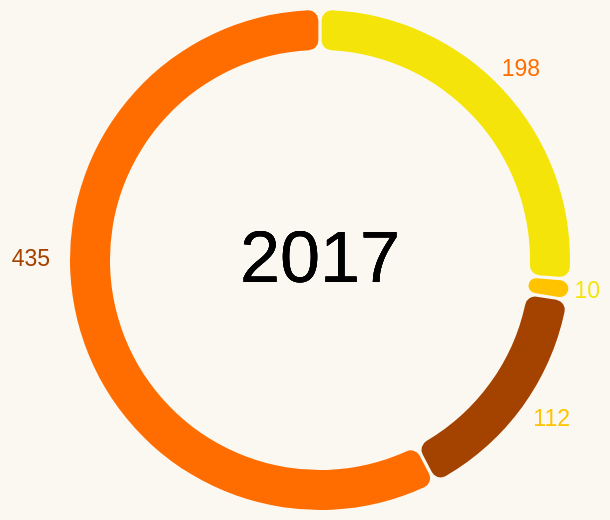

Vega-Lite specification for this chart:
### Vega-Lite specification from a JSON file in a GitHub repository (floating-point values rounded to 4 significant figures)
{"$schema": "https://vega.github.io/schema/vega-lite/v5.json", "width": 250, "height": 250, "background": "#FBF8F1", "data": {"values": [{"Comfortability": "Physical health", "Count": 435}, {"Comfortability": "Mental health", "Count": 10}, {"Comfortability": "Both", "Count": 198}, {"Comfortability": "Neither", "Count": 112}]}, "config": {"legend": {"disable": true}}, "layer": [{"mark": {"type": "arc", "padAngle": 0.01, "innerRadius": 105, "cornerRadius": 5}, "encoding": {"theta": {"field": "Count", "type": "quantitative"}, "color": {"field": "Comfortability", "type": "nominal", "scale": {"range": ["#F4E409", "#FFC300", "#A44200", "#FF6D00"]}}, "tooltip": [{"field": "Comfortability", "type": "nominal", "title": "Comfortability in sharing"}, {"field": "Count", "type": "quantitative", "title": "Count"}]}}, {"mark": {"type": "text", "align": "center", "baseline": "middle", "fontSize": 36}, "encoding": {"text": {"value": "2017"}}}, {"mark": {"type": "text", "align": "right", "dx": 140, "dy": 16, "fontSize": 11.5}, "encoding": {"text": {"field": "Count", "type": "quantitative"}, "color": {"value": "#F4E409"}, "opacity": {"condition": {"test": "datum['Comfortability'] == 'Mental health'", "value": 1}, "value": 0}}}, {"mark": {"type": "text", "align": "right", "dx": 125, "dy": 80, "fontSize": 11.5}, "encoding": {"text": {"field": "Count", "type": "quantitative"}, "color": {"value": "#FFC300"}, "opacity": {"condition": {"test": "datum['Comfortability'] == 'Neither'", "value": 1}, "value": 0}}}, {"mark": {"type": "text", "align": "right", "dx": -135, "fontSize": 11.5}, "encoding": {"text": {"field": "Count", "type": "quantitative"}, "color": {"value": "#A44200"}, "opacity": {"condition": {"test": "datum['Comfortability'] == 'Physical health'", "value": 1}, "value": 0}}}, {"mark": {"type": "text", "align": "right", "dx": 110, "dy": -95, "fontSize": 11.5}, "encoding": {"text": {"field": "Count", "type": "quantitative"}, "color": {"value": "#FF6D00"}, "opacity": {"condition": {"test": "datum['Comfortability'] == 'Both'", "value": 1}, "value": 0}}}]}
